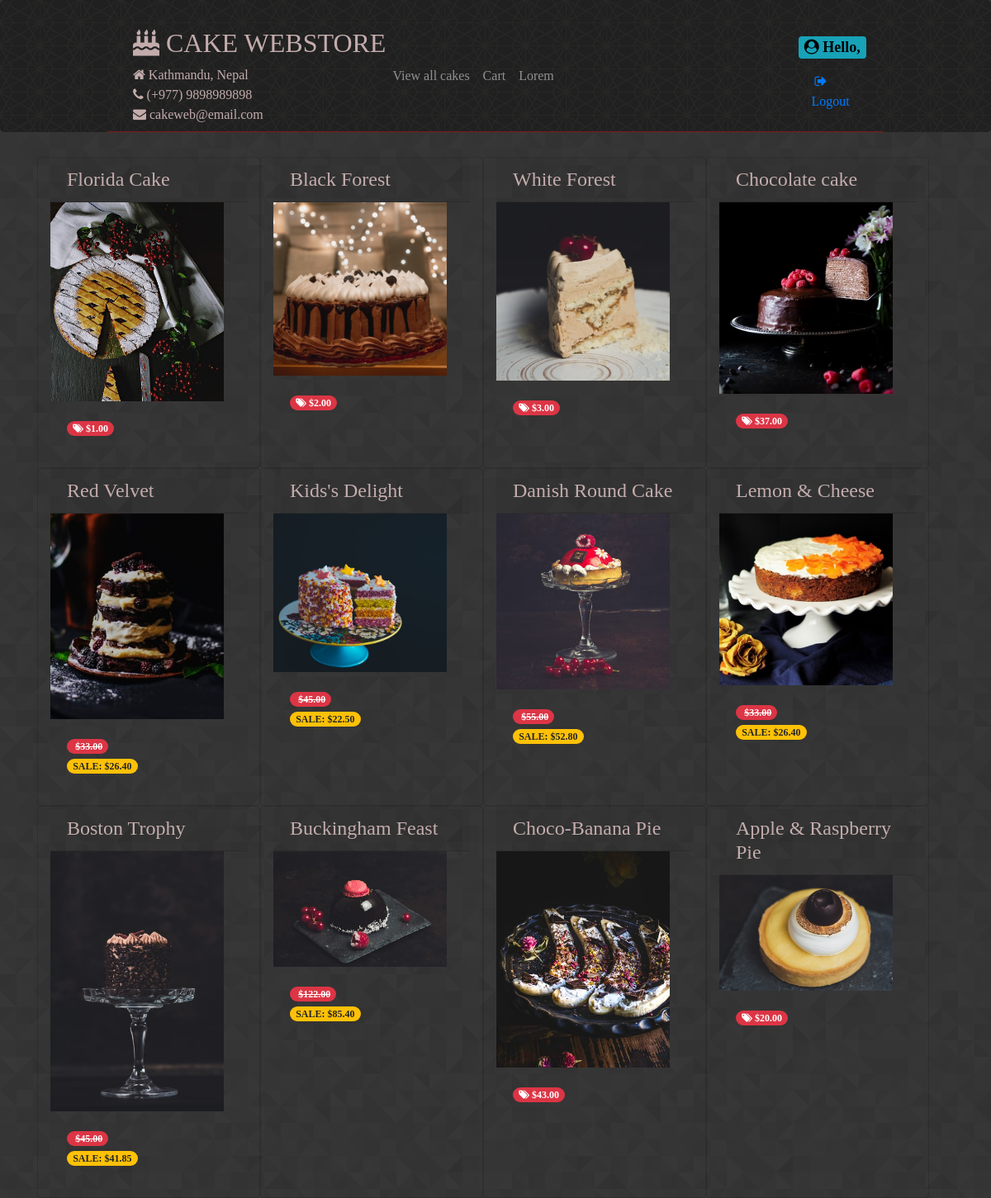
/list, run on an earlier commit of the app's database.
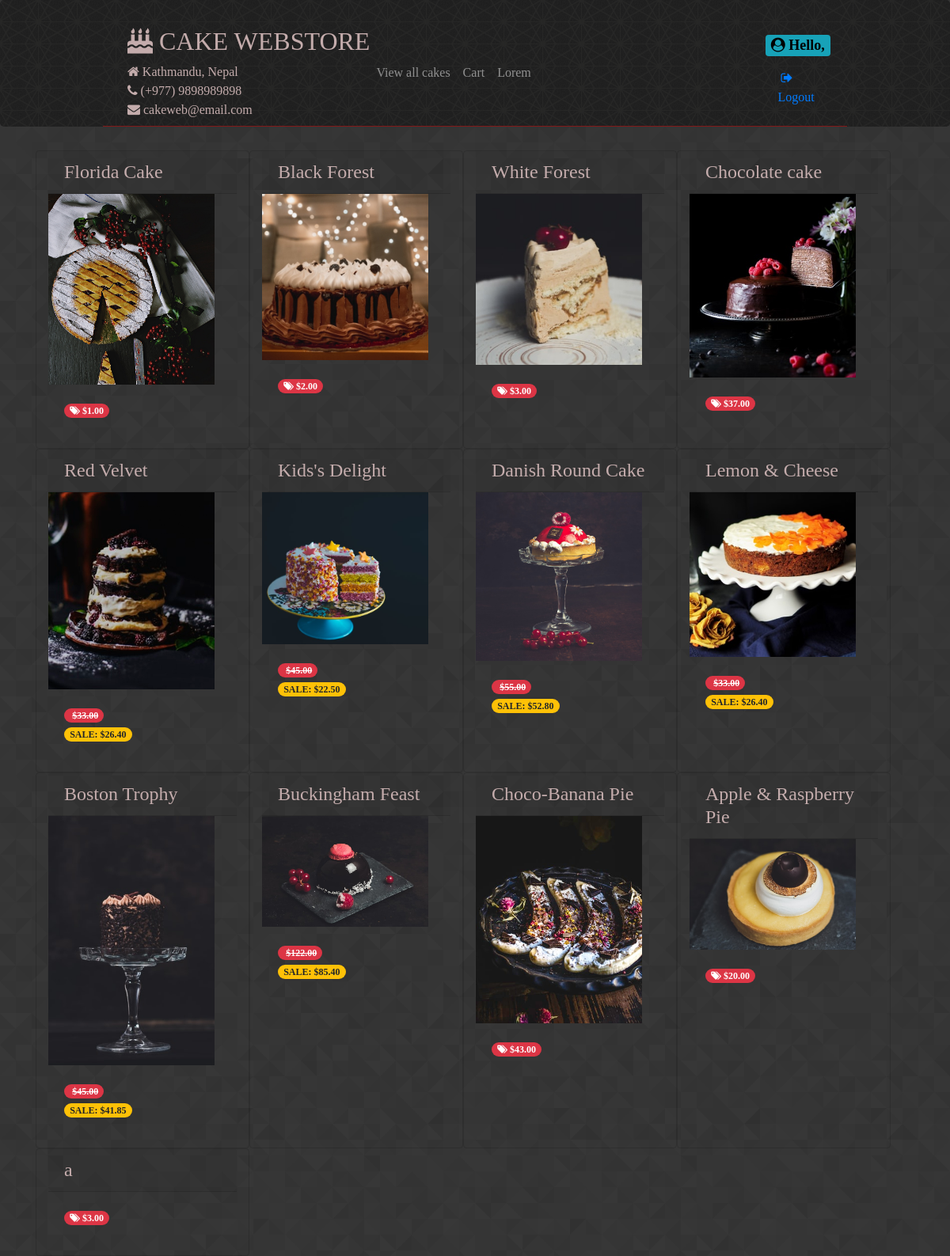
And on a later commit of the database.
### store/models.py (models this page shows, shortened)
class Product(models.Model):
    id = models.AutoField(primary_key=True)
    name = models.CharField(max_length=200)
    description = models.TextField()
    occasion = models.CharField(choices=OCCASIONS, max_length=2, default='G')
    price = models.FloatField()
    discount_rate = models.FloatField(null=False, blank=True, default=0)
    sale_start = models.DateTimeField(blank=True, null=True, default=None)
    sale_end = models.DateTimeField(blank=True, null=True, default=None)
    photo = models.ImageField(blank=True, null=True,default=None, upload_to='products')
    def is_on_sale(self):
        now = timezone.now()
        if self.sale_start:
            if self.sale_end:
                return self.sale_start <= now <= self.sale_end
            return self.sale_start <= now
        return False
    def get_price(self):
        return self.price
    def current_price(self):
        if self.is_on_sale():
            discounted_price = self.price * (1 - self.discount_rate)
            return round(discounted_price, 2)
        return self.get_rounded_price()

### store/views.py (the view)
# urls.py: path(r'list', store.views.CakeListView.as_view(), name='listAllCakes'),
class CakeListView(ListView):
    model = Product
    template_name = 'store/product_list.html'

### store/templates/store/product_list.html (shortened to what this page needs)
{% extends "base.html" %}
{% block content %}
<div class="product-list row col-md-12">
  {% for product in object_list %}
  <div class="card bg-transparent col-md-3">
    <h4 class="card-header">{{ product.name }}</h4>
    {% if product.photo %}
    <a href="{% url 'showCake' product.id %}">
      <img class="img-rounded hover-effect" width="210" src="{{ MEDIA_URL }}{{ product.photo }}" />
    </a>
    {% endif %}
    <div class="card-body">
      {% if product.is_on_sale %}
      <p>
        <span class="badge badge-pill badge-danger">
          <iclass="fa fa-tags"></i>&nbsp<del>${{ product.get_price|floatformat:2 }}</del>
        </span><br />
        <span class="badge badge-pill badge-warning">SALE: ${{ product.current_price|floatformat:2 }}</span>
      </p>
      {% else %}
      <p>
        <span class="badge badge-pill badge-danger"><i
            class="fa fa-tags"></i>&nbsp${{ product.get_price|floatformat:2 }}</span>
      </p>
      {% endif %}
    </div>
  </div>
  {% endfor %}
</div>
{% endblock %}

What changed in the data, as far as the page shows it:
added Product: name "a", get_price "3.00"
